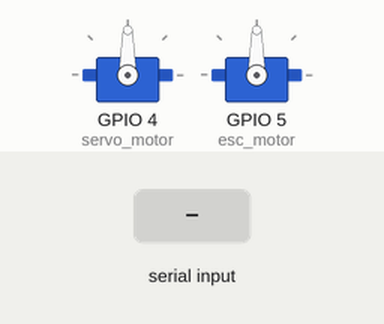
Bench run of a sketch on a simulated ESP32. Parts: 2 × servo. Inputs (shaded band) come from the test bench. Nothing arrives over Bluetooth unless stated; what the sketch prints to the serial monitor is not drawn.

Above: at 1.2 s.
1.3 s: "l" received over the second serial link
At 1.8 s:
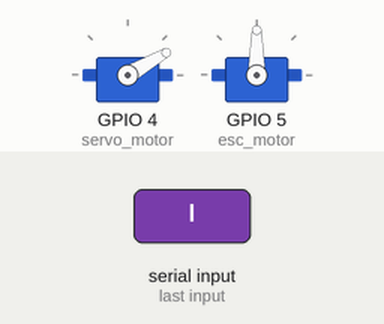
2.8 s: "d" received over the second serial link
At 4.0 s:
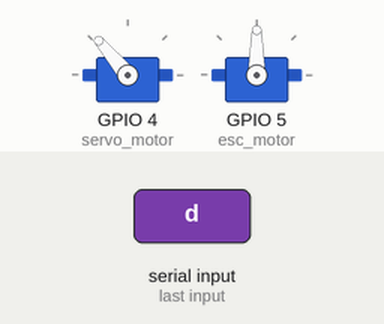
4.3 s: "s" received over the second serial link
At 5.3 s:
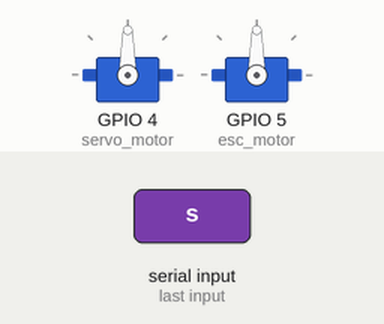
Timing chart, 0 to 7.3 s (numbered marks = the images above; inputs shaded):
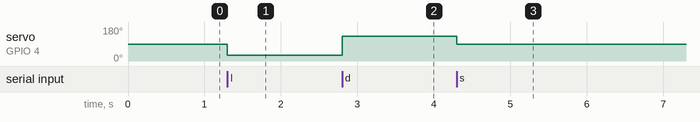

Measured:
- after the input at 1.3 s, servo on GPIO 4 (servo_motor): 90° → 30° at once
- after the input at 2.8 s, servo on GPIO 4 (servo_motor): 30° → 130° at once
- after the input at 4.3 s, servo on GPIO 4 (servo_motor): 130° → 90° at once

The sketch:

tommi-control-code.ino
```cpp
#include "BluetoothSerial.h"
#include <ESP32Servo.h>
#if !defined(CONFIG_BT_ENABLED) || !defined(CONFIG_BLUEDROID_ENABLED)
#error Bluetooth is not enabled! Please run 'make menuconfig' to and enable it
#endif
BluetoothSerial SerialBT;

// DIRECTION
// d = left
// s = straight
// l = right

// MOVEMENT
// b = forward
// a = stop!!!
// c = fast backward
// f = slow backward

Servo servo_motor;
Servo esc_motor;

// int values = 90;

void setup() {
 // Open serial communications and wait for port to open:
 Serial.begin(115200);
 servo_motor.attach(4);
 esc_motor.attach(5);
 //while (!Serial) {
 //; // wait for serial port to connect. Needed for native USB port only
// }

// Serial.println("Starting ESP32");
 //bluetooth settings:
 //Serial.begin(115200);
 SerialBT.begin("RESLA"); //Bluetooth device name
 Serial.println("The device started, now you can pair it with bluetooth!");
}

void loop() {
 if (Serial.available()) {
 SerialBT.write(Serial.read());
 }
 // read data from bluetooth
 if (SerialBT.available()) {
 int value = SerialBT.read();
 SerialBT.println(value);

 if ( value == 115 )  // s
 {
 servo_motor.write(90);
 }

 if ( value == 108 )  // l
 {
 // Vasen
 servo_motor.write(30);
 }

 if ( value == 100 )  // d
 {
 servo_motor.write(130);
 }

 if ( value == 102 )  // f
 {
 // Neutral!
 esc_motor.write(90);
 delay( 10 );
 esc_motor.write(85);
 // Neutral!
 /*
 delay( 1500 );
 esc_motor.write(90);
 */
 }

 if (value == 97) // a
 {
  delay(50);
  esc_motor.write(90);
 }

 if (value == 99) // c
 {
  delay(50);
  esc_motor.write(90);

  delay(50);
  esc_motor.write(80);
 }

 if (value == 101)
 {
  delay(50);
  esc_motor.write(90);

  delay(50);
  esc_motor.write(95);
 }

 if ( value == 98 ) // b
 {

 // Tommy's version

 // Neutral!
 /*
 delay( 50 );
 esc_motor.write(90);


 // Kytke reverse
 delay( 50 );
 esc_motor.write(80);
 */

 // Neutral!
 delay( 50 );
 esc_motor.write(90);

 // Pakita
 delay( 50 );
 esc_motor.write(100);
 // Neutral!
 /*
 delay( 1500 );
 esc_motor.write(90);
 */
 }
 }

 // My version
 /*
 // Pakita
 delay( 50 );
 esc_motor.write(100);
 // Neutral!
 delay( 1500 );
 esc_motor.write(90);
 */
 // 85 - slow forword
 // 95 - slow backword
 // 90 - no moving


 // Read data in serial coming from pin
 //if (Serial.available()) {
 // mySerial.write(Serial.read());
 //}
}
```
